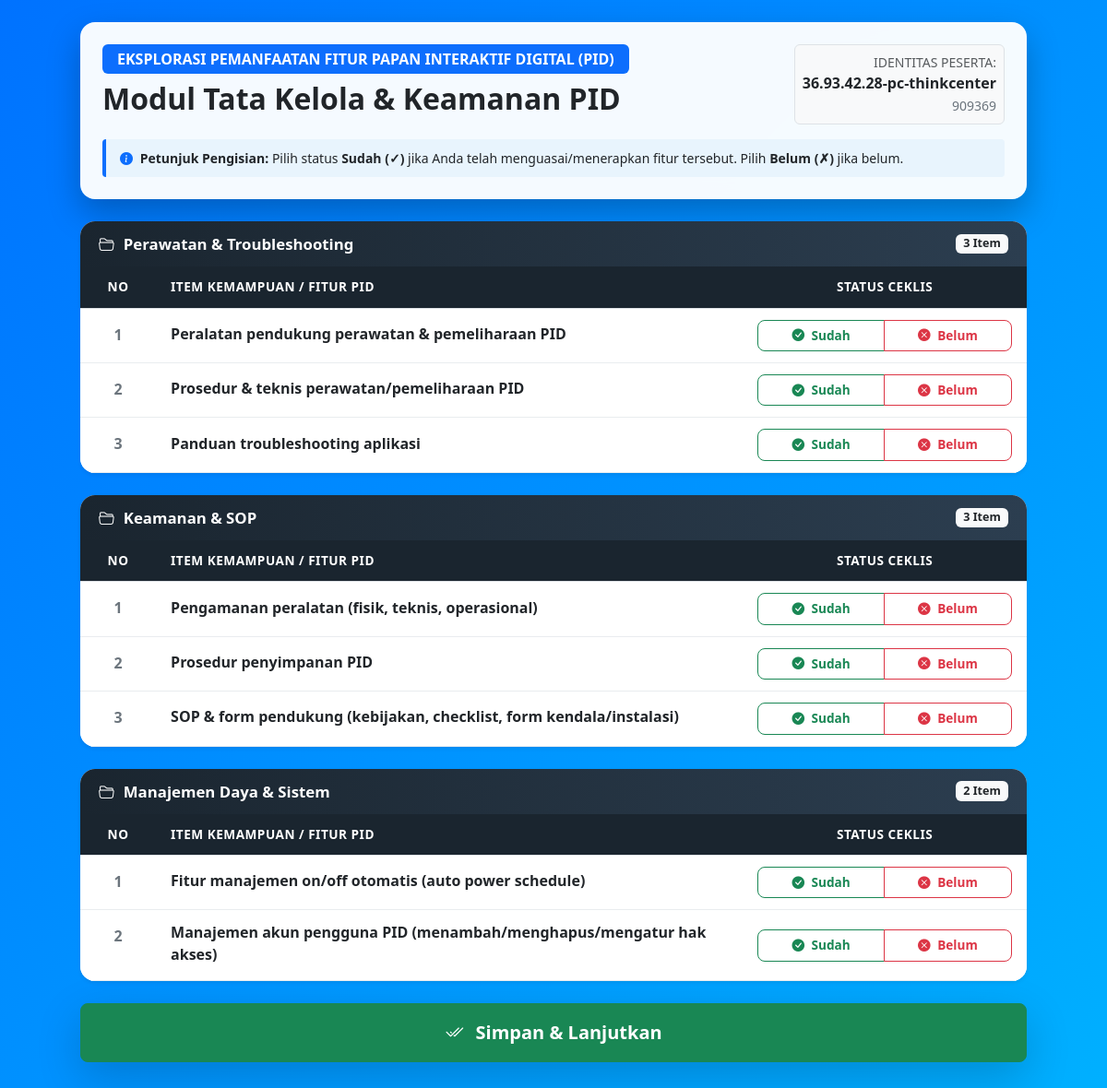
Screenshot of /play.php?respondent_id=10 with the database file from the repository.
### tables this page shows
CREATE TABLE `levels` (
  `id` int NOT NULL,
  `instrument_type` enum('PAUD_SD_SMP_SLB_PKBM','SMA_SMK') NOT NULL,
  `level_name` varchar(100) NOT NULL,
  `level_order` int NOT NULL
);

CREATE TABLE `respondents` (
  `id` varchar(50) NOT NULL,
  `session_id` varchar(50) NOT NULL,
  `name` varchar(255) NOT NULL,
  `institution` varchar(255) NOT NULL,
  `completed_level` int DEFAULT '0',
  `created_at` timestamp NULL DEFAULT CURRENT_TIMESTAMP
);

CREATE TABLE `features` (
  `id` int NOT NULL,
  `level_id` int NOT NULL,
  `feature_name` varchar(255) NOT NULL,
  `usage_practice` text,
  `example_usage` text
);

### src/play.php (the view, shortened to what this page needs)
<?php
require 'config.php';
$respondent_id = isset($_GET['respondent_id']) ? trim($_GET['respondent_id']) : null;
$current_level_order = (int)($_GET['level'] ?? 1);
$stmt = $pdo->prepare("
    SELECT r.*, gs.instrument_type, gs.status AS session_status
    FROM respondents r
    JOIN game_sessions gs ON gs.id = r.session_id
    WHERE r.id = ?
");
$stmt->execute([$respondent_id]);
$respondent = $stmt->fetch();
$stmt = $pdo->prepare("SELECT * FROM levels WHERE instrument_type = ? AND level_order = ?");
$stmt->execute([$respondent['instrument_type'], $current_level_order]);
$level_data = $stmt->fetch();
$stmt = $pdo->prepare("SELECT * FROM features WHERE level_id = ? ORDER BY id ASC");
$stmt->execute([$level_data['id']]);
$features = $stmt->fetchAll();
$is_paud_sd = ($respondent['instrument_type'] === 'PAUD_SD_SMP_SLB_PKBM');
$grouped_features = [];
if (!$is_paud_sd) {
    $grouped_features = array_reduce($features, function ($acc, $item) {
        $category = !empty($item['usage_practice']) ? $item['usage_practice'] : 'Umum';
        $acc[$category][] = $item;
        return $acc;
    }, []);
}
?>
<!DOCTYPE html>
<html lang="id">
<head>
    <link href="https://cdn.jsdelivr.net/npm/bootstrap@5.3.0/dist/css/bootstrap.min.css" rel="stylesheet">
    <link rel="stylesheet" href="https://cdn.jsdelivr.net/npm/bootstrap-icons@1.11.0/font/bootstrap-icons.css">
</head>
<body class="p-2 p-md-4">
    <div class="container" style="max-width: 1050px;">
        <div class="card glass-card border-0 p-4 mb-4">
            <div class="d-flex justify-content-between align-items-start flex-wrap gap-2 mb-2">
                <div>
                    <span class="badge bg-primary px-3 py-2 fs-6 mb-2">EKSPLORASI PEMANFAATAN FITUR PAPAN INTERAKTIF DIGITAL (PID)</span>
                    <h2 class="fw-bold text-dark mb-0"><?= htmlspecialchars($level_data['level_name']) ?></h2>
                </div>
                <div class="text-end bg-light p-2 rounded border">
                    <small class="text-muted d-block">IDENTITAS PESERTA:</small>
                    <strong class="text-dark d-block"><?= htmlspecialchars($respondent['name']) ?></strong>
                    <small class="text-secondary"><?= htmlspecialchars($respondent['institution']) ?></small>
                </div>
            </div>
            <div class="instruction-box mt-2">
                <small class="text-dark d-block">
                    <i class="bi bi-info-circle-fill text-primary me-1"></i>
                    <strong>Petunjuk Pengisian:</strong> Pilih status <strong>Sudah (✓)</strong> jika Anda telah menguasai/menerapkan fitur tersebut. Pilih <strong>Belum (✗)</strong> jika belum.
                </small>
            </div>
        </div>
        <form id="levelForm" method="POST">
            <?php if ($is_paud_sd): ?>
                <div class="card glass-card border-0 p-3 p-md-4 mb-4">
                    <div class="table-responsive rounded-3">
                        <table class="table table-custom align-middle mb-0">
                            <thead>
                                <tr>
                                    <th style="width: 5%;" class="text-center">No</th>
                                    <th style="width: 22%;">Fitur PID</th>
                                    <th style="width: 30%;">Praktik Penggunaan</th>
                                    <th style="width: 28%;">Contoh Pemanfaatan dalam Pembelajaran</th>
                                    <th style="width: 15%;" class="text-center">Status (√)</th>
                                </tr>
                            </thead>
                            <tbody>
                                <?php foreach ($features as $idx => $f): ?>
                                    <tr>
                                        <td class="text-center fw-bold align-middle text-secondary"><?= ($idx + 1) ?></td>
                                        <td class="fw-bold text-dark align-middle">
                                            <?= htmlspecialchars($f['feature_name']) ?>
                                        </td>
                                        <td class="text-secondary align-middle">
                                            <?= htmlspecialchars($f['usage_practice'] ?? '-') ?>
                                        </td>
                                        <td class="text-muted align-middle">
                                            <?= htmlspecialchars($f['example_usage'] ?? '-') ?>
                                        </td>
                                        <td class="text-center text-nowrap align-middle">
                                            <div class="btn-group w-100" role="group">
                                                <input type="radio" class="btn-check" name="status[<?= $f['id'] ?>]" id="sudah_<?= $f['id'] ?>" value="Sudah" required autocomplete="off">
                                                <label class="btn btn-outline-success btn-status btn-success-custom" for="sudah_<?= $f['id'] ?>">
                                                    <i class="bi bi-check-circle-fill me-1"></i> Sudah
                                                </label>
                                                <input type="radio" class="btn-check" name="status[<?= $f['id'] ?>]" id="belum_<?= $f['id'] ?>" value="Belum" required autocomplete="off">
                                                <label class="btn btn-outline-danger btn-status btn-danger-custom" for="belum_<?= $f['id'] ?>">
                                                    <i class="bi bi-x-circle-fill me-1"></i> Belum
                                                </label>
                                            </div>
                                        </td>
                                    </tr>
                                <?php endforeach; ?>
                            </tbody>
                        </table>
                    </div>
                </div>
            <?php else: ?>
                <?php foreach ($grouped_features as $sub_category => $items): ?>
                    <div class="card glass-card border-0 mb-4 overflow-hidden shadow-sm">
                        <div class="subcat-header">
                            <i class="bi bi-folder2-open"></i>
                            <span><?= htmlspecialchars($sub_category) ?></span>
                            <span class="badge bg-light text-dark ms-auto fs-7"><?= count($items) ?> Item</span>
                        </div>
                        <div class="table-responsive">
                            <table class="table table-custom align-middle">
                                <thead>
                                    <tr>
                                        <th style="width: 8%;" class="text-center">No</th>
                                        <th style="width: 62%;">Item Kemampuan / Fitur PID</th>
                                        <th style="width: 30%;" class="text-center">Status Ceklis</th>
                                    </tr>
                                </thead>
                                <tbody>
                                    <?php foreach ($items as $idx => $f): ?>
                                        <tr>
                                            <td class="text-center fw-bold align-top pt-3 text-secondary"><?= ($idx + 1) ?></td>
                                            <td>
                                                <div class="fw-bold fs-6 text-dark mb-1">
                                                    <?= htmlspecialchars($f['feature_name']) ?>
                                                </div>
                                            </td>
                                            <td class="text-center text-nowrap align-middle">
                                                <div class="btn-group w-100" role="group">
                                                    <label class="btn btn-outline-success btn-status btn-success-custom" for="sudah_<?= $f['id'] ?>">
                                                        <i class="bi bi-check-circle-fill me-1"></i> Sudah
                                                    </label>
                                                    <label class="btn btn-outline-danger btn-status btn-danger-custom" for="belum_<?= $f['id'] ?>">
                                                        <i class="bi bi-x-circle-fill me-1"></i> Belum
                                                    </label>
                                                </div>
                                            </td>
                                        </tr>
                                    <?php endforeach; ?>
                                </tbody>
                            </table>
                        </div>
                    </div>
                <?php endforeach; ?>
            <?php endif; ?>
            <button type="button" id="btnSimpan" class="btn btn-success btn-lg w-100 fw-bold py-3 mb-5 shadow-lg">
                <i class="bi bi-check2-all me-2"></i> Simpan & Lanjutkan
            </button>
        </form>
    </div>
</body>
</html>

### src/play.php (style rules this page uses)
body { background: linear-gradient(-45deg, #1e3c72, #2a5298, #00c6ff, #0072ff); background-size: 400% 400%; animation: gradientBG 12s ease infinite; min-height: 100vh; margin: 0; font-family: 'Segoe UI', Tahoma, Geneva, Verdana, sans-serif; }
.glass-card { background: rgba(255, 255, 255, 0.96); backdrop-filter: blur(12px); border-radius: 16px; box-shadow: 0 15px 35px rgba(0, 0, 0, 0.25); }
.subcat-header { background: linear-gradient(90deg, #1a252f 0%, #2c3e50 100%); color: #ffffff; border-top-left-radius: 12px; border-top-right-radius: 12px; padding: 12px 20px; font-weight: 600; font-size: 1.05rem; display: flex; align-items: center; gap: 10px; }
.table-custom { border-collapse: separate; border-spacing: 0; width: 100%; margin-bottom: 0; }
.table-custom thead tr th { background-color: #1a252f !important; color: #ffffff !important; padding: 12px 16px; font-weight: 600; text-transform: uppercase; font-size: 0.85rem; letter-spacing: 0.5px; }
.table-custom tbody tr { transition: all 0.2s ease; }
.table-custom td { padding: 12px 16px; border-bottom: 1px solid #e9ecef; }
.btn-status { font-weight: 600; border-radius: 8px; padding: 6px 12px; font-size: 0.85rem; transition: all 0.2s; }
.instruction-box { background-color: #e8f4fd; border-left: 4px solid #0d6efd; border-radius: 4px; padding: 10px 15px; }

### rows the page displays
levels: level_name "Modul Tata Kelola & Keamanan PID"
respondents: name "36.93.42.28-pc-thinkcenter", institution "909369"
features: feature_name "Peralatan pendukung perawatan & pemeliharaan PID"
features: feature_name "Prosedur & teknis perawatan/pemeliharaan PID"
features: feature_name "Panduan troubleshooting aplikasi"
features: feature_name "Pengamanan peralatan (fisik, teknis, operasional)"
features: feature_name "Prosedur penyimpanan PID"
features: feature_name "SOP & form pendukung (kebijakan, checklist, form kendala/instalasi)"
features: feature_name "Fitur manajemen on/off otomatis (auto power schedule)"
features: feature_name "Manajemen akun pengguna PID (menambah/menghapus/mengatur hak akses)"

### other values shown
$sub_category "Perawatan & Troubleshooting"
count($items) "3"
$sub_category "Keamanan & SOP"
$sub_category "Manajemen Daya & Sistem"
count($items) "2"
